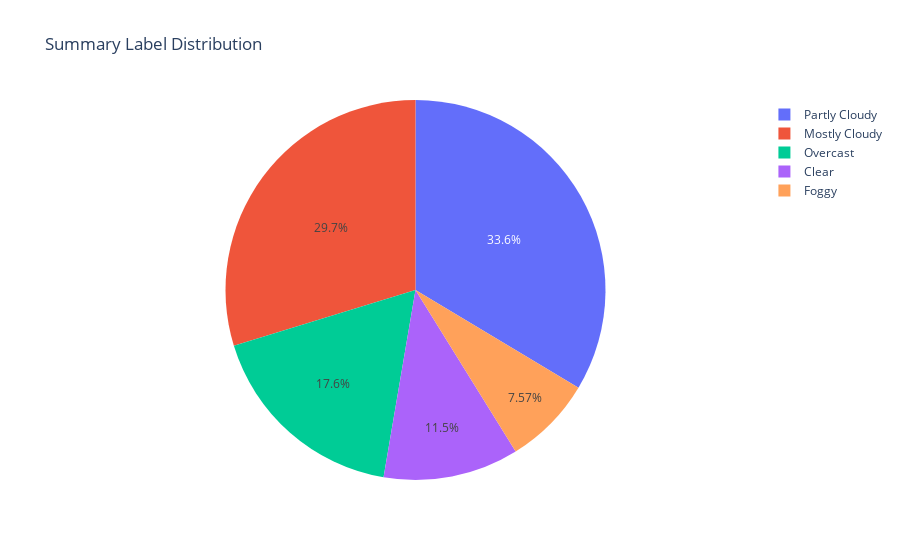

The notebook cell saved with this chart:
### Code cell
Summary_Label_counts= df['Summary'].value_counts()
fig1 = px.pie(names= Summary_Label_counts.keys(), values= Summary_Label_counts.values, title='Summary Label Distribution')
fig1.show()

### Figure 1 — Plotly figure (JSON) as saved in the notebook; plotly's stock layout.template omitted (floating-point values rounded to 4 significant figures)
{"data": [{"domain": {"x": [0, 1], "y": [0, 1]}, "hovertemplate": "label=%{label}<br>value=%{value}<extra></extra>", "labels": ["Partly Cloudy", "Mostly Cloudy", "Overcast", "Clear", "Foggy"], "legendgroup": "", "name": "", "showlegend": true, "type": "pie", "values": [31733, 28094, 16597, 10890, 7148]}], "layout": {"legend": {"tracegroupgap": 0}, "title": {"text": "Summary Label Distribution"}}}
